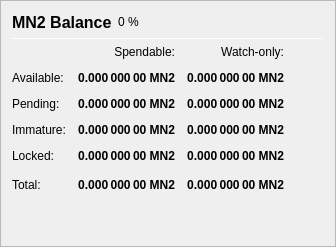
                   <widget class="QFrame" name="frame_Balances">
                    <property name="frameShape">
                     <enum>QFrame::StyledPanel</enum>
                    </property>
                    <property name="frameShadow">
                     <enum>QFrame::Raised</enum>
                    </property>
                    <layout class="QVBoxLayout" name="verticalLayout_4">
                     <item>
                      <layout class="QHBoxLayout" name="horizontalLayout_4">
                       <item>
                        <widget class="QLabel" name="label_5">
                         <property name="minimumSize">
                          <size>
                           <width>0</width>
                           <height>20</height>
                          </size>
                         </property>
                         <property name="font">
                          <font>
                           <pointsize>12</pointsize>
                           <weight>75</weight>
                           <bold>true</bold>
                          </font>
                         </property>
                         <property name="text">
                          <string>MN2 Balance</string>
                         </property>
                        </widget>
                       </item>
                       <item>
                        <widget class="QLabel" name="labelMN2Percent">
                         <property name="text">
                          <string notr="true">0 %</string>
                         </property>
                        </widget>
                       </item>
                       <item>
                        <spacer name="horizontalSpacer_3">
                         <property name="orientation">
                          <enum>Qt::Horizontal</enum>
                         </property>
                         <property name="sizeHint" stdset="0">
                          <size>
                           <width>40</width>
                           <height>20</height>
                          </size>
                         </property>
                        </spacer>
                       </item>
                      </layout>
                     </item>
                     <item>
                      <widget class="Line" name="line_Balance">
                       <property name="minimumSize">
                        <size>
                         <width>0</width>
                         <height>1</height>
                        </size>
                       </property>
                       <property name="maximumSize">
                        <size>
                         <width>16777215</width>
                         <height>1</height>
                        </size>
                       </property>
                       <property name="orientation">
                        <enum>Qt::Horizontal</enum>
                       </property>
                      </widget>
                     </item>
                     <item>
                      <layout class="QGridLayout" name="gridLayout">
                       <property name="spacing">
                        <number>12</number>
                       </property>
                       <item row="0" column="1">
                        <widget class="QLabel" name="labelSpendable">
                         <property name="text">
                          <string>Spendable:</string>
                         </property>
                         <property name="alignment">
                          <set>Qt::AlignRight|Qt::AlignTrailing|Qt::AlignVCenter</set>
                         </property>
                        </widget>
                       </item>
                       <item row="0" column="2">
                        <widget class="QLabel" name="labelWatchonly">
                         <property name="text">
                          <string>Watch-only:</string>
                         </property>
                         <property name="alignment">
                          <set>Qt::AlignRight|Qt::AlignTrailing|Qt::AlignVCenter</set>
                         </property>
                        </widget>
                       </item>
                       <item row="1" column="0">
                        <widget class="QLabel" name="labelBalanceText">
                         <property name="text">
                          <string>Available:</string>
                         </property>
                        </widget>
                       </item>
                       <item row="1" column="1">
                        <widget class="QLabel" name="labelBalance">
                         <property name="font">
                          <font>
                           <weight>75</weight>
                           <bold>true</bold>
                          </font>
                         </property>
                         <property name="cursor">
                          <cursorShape>IBeamCursor</cursorShape>
                         </property>
                         <property name="toolTip">
                          <string>Your current spendable balance</string>
                         </property>
                         <property name="text">
                          <string notr="true">0.000 000 00 MN2</string>
                         </property>
                         <property name="alignment">
                          <set>Qt::AlignRight|Qt::AlignTrailing|Qt::AlignVCenter</set>
                         </property>
                         <property name="textInteractionFlags">
                          <set>Qt::LinksAccessibleByMouse|Qt::TextSelectableByKeyboard|Qt::TextSelectableByMouse</set>
                         </property>
                        </widget>
                       </item>
                       <item row="1" column="2">
                        <widget class="QLabel" name="labelWatchAvailable">
                         <property name="font">
                          <font>
                           <weight>75</weight>
                           <bold>true</bold>
                          </font>
                         </property>
                         <property name="cursor">
                          <cursorShape>IBeamCursor</cursorShape>
                         </property>
                         <property name="toolTip">
                          <string>Your current balance in watch-only addresses</string>
                         </property>
                         <property name="text">
                          <string notr="true">0.000 000 00 MN2</string>
                         </property>
                         <property name="alignment">
                          <set>Qt::AlignRight|Qt::AlignTrailing|Qt::AlignVCenter</set>
                         </property>
                         <property name="textInteractionFlags">
                          <set>Qt::LinksAccessibleByMouse|Qt::TextSelectableByKeyboard|Qt::TextSelectableByMouse</set>
                         </property>
                        </widget>
                       </item>
                       <item row="2" column="0">
                        <widget class="QLabel" name="labelPendingText">
                         <property name="text">
                          <string>Pending:</string>
                         </property>
                        </widget>
                       </item>
                       <item row="2" column="1">
                        <widget class="QLabel" name="labelUnconfirmed">
                         <property name="font">
                          <font>
                           <weight>75</weight>
                           <bold>true</bold>
                          </font>
                         </property>
                         <property name="cursor">
                          <cursorShape>IBeamCursor</cursorShape>
                         </property>
                         <property name="toolTip">
                          <string>Total of transactions that have yet to be confirmed, and do not yet count toward the spendable balance</string>
                         </property>
                         <property name="text">
                          <string notr="true">0.000 000 00 MN2</string>
                         </property>
                         <property name="alignment">
                          <set>Qt::AlignRight|Qt::AlignTrailing|Qt::AlignVCenter</set>
                         </property>
                         <property name="textInteractionFlags">
                          <set>Qt::LinksAccessibleByMouse|Qt::TextSelectableByKeyboard|Qt::TextSelectableByMouse</set>
                         </property>
                        </widget>
                       </item>
                       <item row="2" column="2">
                        <widget class="QLabel" name="labelWatchPending">
                         <property name="font">
                          <font>
                           <weight>75</weight>
                           <bold>true</bold>
                          </font>
                         </property>
                         <property name="cursor">
                          <cursorShape>IBeamCursor</cursorShape>
                         </property>
                         <property name="toolTip">
                          <string>Unconfirmed transactions to watch-only addresses</string>
                         </property>
                         <property name="text">
                          <string notr="true">0.000 000 00 MN2</string>
                         </property>
                         <property name="alignment">
                          <set>Qt::AlignRight|Qt::AlignTrailing|Qt::AlignVCenter</set>
                         </property>
                         <property name="textInteractionFlags">
                          <set>Qt::LinksAccessibleByMouse|Qt::TextSelectableByKeyboard|Qt::TextSelectableByMouse</set>
                         </property>
                        </widget>
                       </item>
                       <item row="3" column="0">
                        <widget class="QLabel" name="labelImmatureText">
                         <property name="text">
                          <string>Immature:</string>
                         </property>
                        </widget>
                       </item>
                       <item row="3" column="1">
                        <widget class="QLabel" name="labelImmature">
                         <property name="font">
                          <font>
                           <weight>75</weight>
                           <bold>true</bold>
                          </font>
                         </property>
                         <property name="cursor">
                          <cursorShape>IBeamCursor</cursorShape>
                         </property>
                         <property name="toolTip">
                          <string>Staked or masternode rewards that has not yet matured</string>
                         </property>
                         <property name="text">
                          <string notr="true">0.000 000 00 MN2</string>
                         </property>
                         <property name="alignment">
                          <set>Qt::AlignRight|Qt::AlignTrailing|Qt::AlignVCenter</set>
                         </property>
                         <property name="textInteractionFlags">
                          <set>Qt::LinksAccessibleByMouse|Qt::TextSelectableByKeyboard|Qt::TextSelectableByMouse</set>
                         </property>
                        </widget>
                       </item>
                       <item row="3" column="2">
                        <widget class="QLabel" name="labelWatchImmature">
                         <property name="font">
                          <font>
                           <weight>75</weight>
                           <bold>true</bold>
                          </font>
                         </property>
                         <property name="cursor">
                          <cursorShape>IBeamCursor</cursorShape>
                         </property>
                         <property name="toolTip">
                          <string>Staked or masternode rewards in watch-only addresses that has not yet matured</string>
                         </property>
                         <property name="text">
                          <string notr="true">0.000 000 00 MN2</string>
                         </property>
                         <property name="alignment">
                          <set>Qt::AlignRight|Qt::AlignTrailing|Qt::AlignVCenter</set>
                         </property>
                         <property name="textInteractionFlags">
                          <set>Qt::LinksAccessibleByMouse|Qt::TextSelectableByKeyboard|Qt::TextSelectableByMouse</set>
                         </property>
                        </widget>
                       </item>
                       <item row="4" column="0">
                        <widget class="QLabel" name="labelLockedBalanceText">
                         <property name="toolTip">
                          <string>Locked MN2 or Masternode collaterals. These are excluded from zMN2 minting.</string>
                         </property>
                         <property name="text">
                          <string>Locked:</string>
                         </property>
                        </widget>
                       </item>
                       <item row="4" column="1">
                        <widget class="QLabel" name="labelLockedBalance">
                         <property name="font">
                          <font>
                           <weight>75</weight>
                           <bold>true</bold>
                          </font>
                         </property>
                         <property name="cursor">
                          <cursorShape>IBeamCursor</cursorShape>
                         </property>
                         <property name="toolTip">
                          <string>Locked MN2 or Masternode collaterals. These are excluded from zMN2 minting.</string>
                         </property>
                         <property name="text">
                          <string notr="true">0.000 000 00 MN2</string>
                         </property>
                         <property name="alignment">
                          <set>Qt::AlignRight|Qt::AlignTrailing|Qt::AlignVCenter</set>
                         </property>
                         <property name="textInteractionFlags">
                          <set>Qt::LinksAccessibleByMouse|Qt::TextSelectableByKeyboard|Qt::TextSelectableByMouse</set>
                         </property>
                        </widget>
                       </item>
                       <item row="4" column="2">
                        <widget class="QLabel" name="labelWatchLocked">
                         <property name="font">
                          <font>
                           <weight>75</weight>
                           <bold>true</bold>
                          </font>
                         </property>
                         <property name="cursor">
                          <cursorShape>IBeamCursor</cursorShape>
                         </property>
                         <property name="toolTip">
                          <string>Current locked balance in watch-only addresses</string>
                         </property>
                         <property name="text">
                          <string notr="true">0.000 000 00 MN2</string>
                         </property>
                         <property name="alignment">
                          <set>Qt::AlignRight|Qt::AlignTrailing|Qt::AlignVCenter</set>
                         </property>
                         <property name="textInteractionFlags">
                          <set>Qt::LinksAccessibleByMouse|Qt::TextSelectableByKeyboard|Qt::TextSelectableByMouse</set>
                         </property>
                        </widget>
                       </item>
                       <item row="5" column="0">
                        <widget class="QLabel" name="labelTotalText">
                         <property name="toolTip">
                          <string>Your current MasterNoder2 balance, unconfirmed and immature transactions included</string>
                         </property>
                         <property name="text">
                          <string>Total:</string>
                         </property>
                        </widget>
                       </item>
                       <item row="5" column="1">
                        <widget class="QLabel" name="labelTotal">
                         <property name="font">
                          <font>
                           <weight>75</weight>
                           <bold>true</bold>
                          </font>
                         </property>
                         <property name="cursor">
                          <cursorShape>IBeamCursor</cursorShape>
                         </property>
                         <property name="toolTip">
                          <string>Your current MasterNoder2 balance, unconfirmed and immature transactions included</string>
                         </property>
                         <property name="text">
                          <string notr="true">0.000 000 00 MN2</string>
                         </property>
                         <property name="alignment">
                          <set>Qt::AlignRight|Qt::AlignTrailing|Qt::AlignVCenter</set>
                         </property>
                         <property name="textInteractionFlags">
                          <set>Qt::LinksAccessibleByMouse|Qt::TextSelectableByKeyboard|Qt::TextSelectableByMouse</set>
                         </property>
                        </widget>
                       </item>
                       <item row="5" column="2">
                        <widget class="QLabel" name="labelWatchTotal">
                         <property name="font">
                          <font>
                           <weight>75</weight>
                           <bold>true</bold>
                          </font>
                         </property>
                         <property name="cursor">
                          <cursorShape>IBeamCursor</cursorShape>
                         </property>
                         <property name="toolTip">
                          <string>Current total balance in watch-only addresses</string>
                         </property>
                         <property name="text">
                          <string notr="true">0.000 000 00 MN2</string>
                         </property>
                         <property name="alignment">
                          <set>Qt::AlignRight|Qt::AlignTrailing|Qt::AlignVCenter</set>
                         </property>
                         <property name="textInteractionFlags">
                          <set>Qt::LinksAccessibleByMouse|Qt::TextSelectableByKeyboard|Qt::TextSelectableByMouse</set>
                         </property>
                        </widget>
                       </item>
                       <item row="5" column="3">
                        <spacer name="horizontalSpacer_9">
                         <property name="orientation">
                          <enum>Qt::Horizontal</enum>
                         </property>
                         <property name="sizeHint" stdset="0">
                          <size>
                           <width>40</width>
                           <height>20</height>
                          </size>
                         </property>
                        </spacer>
                       </item>
                      </layout>
                     </item>
                     <item>
                      <spacer name="verticalSpacer_3">
                       <property name="orientation">
                        <enum>Qt::Vertical</enum>
                       </property>
                       <property name="sizeHint" stdset="0">
                        <size>
                         <width>20</width>
                         <height>40</height>
                        </size>
                       </property>
                      </spacer>
                     </item>
                    </layout>
                   </widget>
